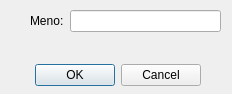
<?xml version="1.0" encoding="UTF-8"?>
<ui version="4.0">
 <class>addCategory</class>
 <widget class="QDialog" name="addCategory">
  <property name="geometry">
   <rect>
    <x>0</x>
    <y>0</y>
    <width>232</width>
    <height>94</height>
   </rect>
  </property>
  <property name="windowTitle">
   <string>Dialog</string>
  </property>
  <widget class="QDialogButtonBox" name="buttonBox">
   <property name="geometry">
    <rect>
     <x>20</x>
     <y>60</y>
     <width>181</width>
     <height>31</height>
    </rect>
   </property>
   <property name="orientation">
    <enum>Qt::Horizontal</enum>
   </property>
   <property name="standardButtons">
    <set>QDialogButtonBox::Cancel|QDialogButtonBox::Ok</set>
   </property>
  </widget>
  <widget class="QWidget" name="formLayoutWidget">
   <property name="geometry">
    <rect>
     <x>30</x>
     <y>10</y>
     <width>191</width>
     <height>41</height>
    </rect>
   </property>
   <layout class="QFormLayout" name="formLayout">
    <item row="0" column="0">
     <widget class="QLabel" name="label">
      <property name="text">
       <string>Meno:</string>
      </property>
     </widget>
    </item>
    <item row="0" column="1">
     <widget class="QLineEdit" name="lineEdit"/>
    </item>
   </layout>
  </widget>
 </widget>
 <resources/>
 <connections>
  <connection>
   <sender>buttonBox</sender>
   <signal>accepted()</signal>
   <receiver>addCategory</receiver>
   <slot>accept()</slot>
   <hints>
    <hint type="sourcelabel">
     <x>248</x>
     <y>254</y>
    </hint>
    <hint type="destinationlabel">
     <x>157</x>
     <y>274</y>
    </hint>
   </hints>
  </connection>
  <connection>
   <sender>buttonBox</sender>
   <signal>rejected()</signal>
   <receiver>addCategory</receiver>
   <slot>reject()</slot>
   <hints>
    <hint type="sourcelabel">
     <x>316</x>
     <y>260</y>
    </hint>
    <hint type="destinationlabel">
     <x>286</x>
     <y>274</y>
    </hint>
   </hints>
  </connection>
 </connections>
</ui>
